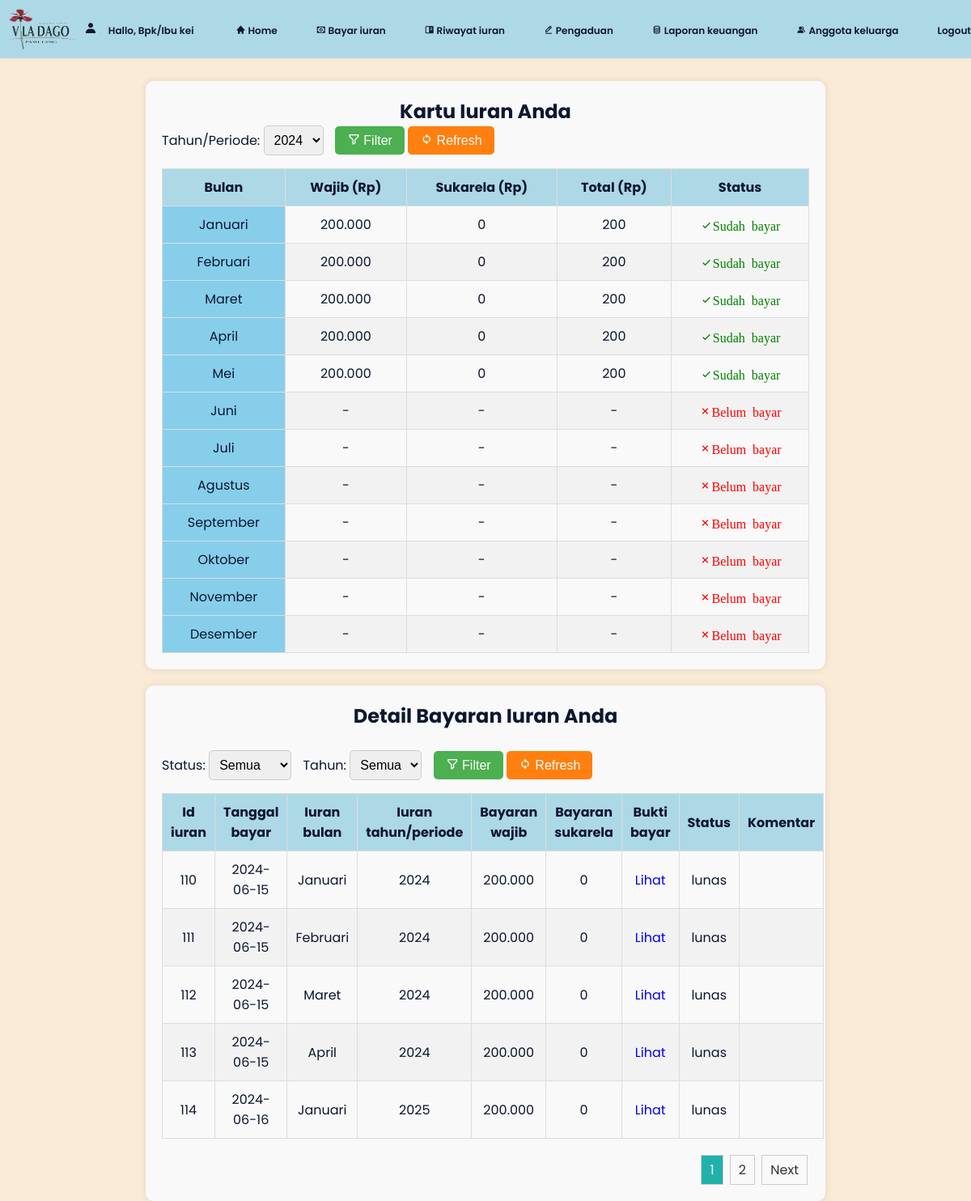
Screenshot of /warga/riwayat_pembayaran.php (signed in) with the database file from the repository.
### tables this page shows
CREATE TABLE `pembayaran_iuran` (
  `pembayaran_iuran_id` int(255) NOT NULL,
  `user_id` int(255) NOT NULL,
  `nama_kk` varchar(255) NOT NULL,
  `tanggal` varchar(255) NOT NULL,
  `bulan` varchar(255) NOT NULL,
  `tahun` varchar(255) NOT NULL,
  `bayaran_wajib` varchar(255) NOT NULL,
  `bayaran_sukarela` varchar(255) DEFAULT NULL,
  `bukti_bayar` varchar(255) NOT NULL,
  `status` varchar(255) NOT NULL,
  `komentar` varchar(255) NOT NULL
);

### warga/riwayat_pembayaran.php (the view, shortened to what this page needs)
<?php
include('../database.php');
if (isset($_SESSION['nama'])) {
    $nama = $_SESSION['nama'];
} else {
    $nama = 'nama';
}
$user_id = $_SESSION['user_id'];
$selectedYear = isset($_GET['tahun']) ? $_GET['tahun'] : date('Y');
$queryPayments = "SELECT bulan, tahun, bayaran_wajib, bayaran_sukarela, status FROM pembayaran_iuran WHERE tahun = '$selectedYear' AND status = 'lunas' AND user_id = '$user_id'";
$resultPayments = mysqli_query($con, $queryPayments);
$payments = [];
while ($rowPayment = mysqli_fetch_assoc($resultPayments)) {
    $month = $rowPayment['bulan'];
    $payments[$month] = $rowPayment;
}
$months = [
    'Januari', 'Februari', 'Maret', 'April', 'Mei', 'Juni',
    'Juli', 'Agustus', 'September', 'Oktober', 'November', 'Desember'
];
$queryRiwayat = "SELECT * FROM pembayaran_iuran WHERE user_id = '$user_id'";
$resultRiwayat = mysqli_query($con, $queryRiwayat);
$totalRows = mysqli_num_rows($resultRiwayat);
$rowsPerPage = 5;
$totalPages = ceil($totalRows / $rowsPerPage);
$currentPage = isset($_GET['page']) ? intval($_GET['page']) : 1;
$offset = ($currentPage - 1) * $rowsPerPage;
$queryRiwayat .= " LIMIT $offset, $rowsPerPage";
$resultRiwayat = mysqli_query($con, $queryRiwayat);
?>
<!DOCTYPE html>
<html lang="en">
<head>
	<link href='https://unpkg.com/boxicons@2.0.9/css/boxicons.min.css' rel='stylesheet'>
	<link rel="stylesheet" type="text/css" href="../styles.css">
</head>
<body>
    <header class="l-header">
            <nav class="nav bd-grid">
            <img src="../gambar/logoviladago.png" alt="" width="100px">
                <div>
                <i class='bx bxs-user'></i>
                    <a href="kelola_profil.php" class="nav__logo">Hallo, Bpk/Ibu <?php echo htmlspecialchars($nama); ?></a>
                </div>
                <div class="nav__menu" id="nav-menu">
                    <ul class="nav__list">
                        <li class="nav__item"><a href="dashboard_warga.php" class="nav__link"><i class='bx bxs-home'></i> Home</a></li>
                        <li class="nav__item"><a href="bayar_iuran.php" class="nav__link"><i class='bx bx-money'></i> Bayar iuran</a></li>
                        <li class="nav__item"><a href="riwayat_pembayaran.php" class="nav__link"><i class='bx bxs-book-content'></i> Riwayat iuran</a></li>
                        <li class="nav__item"><a href="pengaduan_warga.php" class="nav__link"><i class='bx bx-edit-alt'></i> Pengaduan</a></li>
                        <li class="nav__item"><a href="keuangan_warga.php" class="nav__link"><i class='bx bx-coin-stack'></i> Laporan keuangan</a></li>
                        <li class="nav__item"><a href="anggota_keluarga.php" class="nav__link"><i class='bx bxs-group'></i> Anggota keluarga</a></li>
                        <li class="nav__item"><a href="logout_warga.php" class="nav__link">Logout</a></li>
                    </ul>
                </div>
            </nav>
        </header>
<section id="content">
<main>
<div class="table-data1">
    <div class="order">
        <h2 style="text-align: center;">Kartu Iuran Anda</h2>
        <div class="head">
            <form action="" method="GET">
                <label for="tahun">Tahun/Periode:</label>
                <select name="tahun" id="tahun">
                    <?php
                    $queryTahun = "SELECT DISTINCT tahun FROM pembayaran_iuran ORDER BY tahun DESC";
                    $resultTahun = mysqli_query($con, $queryTahun);
                    while ($rowTahun = mysqli_fetch_assoc($resultTahun)) {
                        $tahun = $rowTahun['tahun'];
                        $selected = $tahun == $selectedYear ? 'selected' : '';
                        echo "<option value='$tahun' $selected>$tahun</option>";
                    }
                    ?>
                </select>
                <button type="submit">
                    <i class='bx bx-filter-alt'></i>
                    Filter
                </button>
                <button type="button" class="refresh" onclick="refreshPage()">
						<i class='bx bx-sync'></i>
						Refresh</button>
            </form>
        </div>
        <table>
            <thead>
                <tr>
                    <th>Bulan</th>
                    <th>Wajib (Rp)</th>
                    <th>Sukarela (Rp)</th>
                    <th>Total (Rp)</th>
                    <th>Status</th>
                </tr>
            </thead>
            <tbody>
                <?php
                foreach ($months as $month) {
                    echo "<tr>";
                    echo "<td class='month-column'>$month</td>";
                    if (isset($payments[$month])) {
                        $bayaranWajib = $payments[$month]['bayaran_wajib'];
                        $bayaranSukarela = $payments[$month]['bayaran_sukarela'];
                        $total = $bayaranWajib + $bayaranSukarela;
                        echo "<td>$bayaranWajib</td>";
                        echo "<td>$bayaranSukarela</td>";
                        echo "<td>$total</td>";
                        echo "<td><i class='bx bx-check green-icon'>Sudah bayar</i></td>";
                    } else {
                        echo "<td>-</td>";
                        echo "<td>-</td>";
                        echo "<td>-</td>";
                        echo "<td><i class='bx bx-x red-icon'>Belum bayar</i></td>";
                    }
                    echo "</tr>";
                }
                ?>
            </tbody>
        </table>
    </div>
</div>
		<div class="table-data2">
				<div class="order">
				<h2 style="text-align: center;">Detail Bayaran Iuran Anda</h2><br>
					<div class="head">
					<form action="" method="GET">
						<label for="status">Status:</label>
						<select name="status" id="status">
							<option value="">Semua</option>
						</select>
						<label for="tahun">Tahun:</label>
						<select name="tahun" id="tahun">
						<option value="">Semua</option>
						</select>
						<button type="submit">
						<i class='bx bx-filter-alt'></i>
						Filter</button>
						<button type="button" class="refresh" onclick="refreshPage()">
						<i class='bx bx-sync'></i>
						Refresh</button>
					</form>
					</div>
					<table>
						<thead>
							<tr>
								<th>Id iuran</th>
								<th>Tanggal bayar</th>
								<th>Iuran bulan</th>
								<th>Iuran tahun/periode</th>
                                <th>Bayaran wajib</th>
                                <th>Bayaran sukarela</th>
                                <th>Bukti bayar</th>
                                <th>Status</th>
								<th>Komentar</th>
							</tr>
						</thead>
						<tbody>
						<?php
                    while ($row = mysqli_fetch_assoc($resultRiwayat)) {
                        echo "<tr>";
						echo "<td>" . $row['pembayaran_iuran_id'] . "</td>";
                        echo "<td>" . $row['tanggal'] . "</td>";
                        echo "<td>" . $row['bulan'] . "</td>";
                        echo "<td>" . $row['tahun'] . "</td>";
                        echo "<td>" . $row['bayaran_wajib'] . "</td>";
                        echo "<td>" . $row['bayaran_sukarela'] . "</td>";
                        echo "<td><a href='" . $row['bukti_bayar'] . "'>Lihat</a></td>";
						echo "<td>" . $row['status'] . "</td>";
						echo "<td>" . $row['komentar'] . "</td>";
                        echo "</tr>";
                    }
                    ?>
						</tbody>
					</table>
				<div class="pagination">
					<?php for ($i = 1; $i <= $totalPages; $i++) : ?>
						<a href="?page=<?php echo $i; ?>" <?php if ($currentPage == $i) echo 'class="active"'; ?>><?php echo $i; ?></a>
					<?php endfor; ?>
					<?php if ($currentPage < $totalPages) : ?>
						<a href="?page=<?php echo $currentPage + 1; ?>">Next</a>
					<?php endif; ?>
				</div>
				</div>
			</div>
		</main>
	</section>
</body>
</html>

### styles.css (style rules this page uses)
:root { --header-height: 3rem; --font-semi: 600; --hue-color: 224; --first-color: hsl(var(--hue-color), 89%, 60%); --second-color: hsl(var(--hue-color), 56%, 12%); --body-font: "Poppins", sans-serif; --big-font-size: 2rem; --h2-font-size: 1.25rem; --normal-font-size: .938rem; --smaller-font-size: .75rem; --mb-2: 1rem; --mb-4: 2rem; --mb-5: 2.5rem; --mb-6: 3rem; --z-back: -10; --z-fixed: 100; }
@media screen and (min-width: 968px) { :root { --big-font-size: 3.5rem; --h2-font-size: 2rem; --normal-font-size: 1rem; --smaller-font-size: .875rem; } }
html { scroll-behavior: smooth; }
body { margin: var(--header-height) 0 0 0; font-family: var(--body-font); font-size: var(--normal-font-size); color: var(--second-color); background-color: antiquewhite; }
h1, h2, p { margin: 0; }
ul { margin: 0; padding: 0; list-style: none; }
a { text-decoration: none; }
img { max-width: 100%; height: 75px; display: block; }
.bd-grid { max-width: 1205px; display: grid; margin-left: var(--mb-2); margin-right: var(--mb-2); }
.l-header { width: 100%; position: fixed; top: 0; left: 0; z-index: var(--z-fixed); background-color: lightblue; box-shadow: 0 1px 4px rgba(146, 161, 176, 0.15); }
.nav { height: var(--header-height); display: flex; justify-content: space-between; align-items: center; font-weight: var(--font-semi); }
.nav__item { margin-bottom: var(--mb-4); }
.nav__link { position: relative; color: #fff; }
.nav__logo { color: var(--second-color); }
@media screen and (min-width: 768px) { body { margin: 0; } }
@media screen and (min-width: 768px) { .nav { height: calc(var(--header-height) + 1.5rem); } }
@media screen and (min-width: 768px) { .nav__list { display: flex; padding-top: 0; } }
@media screen and (min-width: 768px) { .nav__item { margin-left: var(--mb-6); margin-bottom: 0; } }
@media screen and (min-width: 768px) { .nav__link { color: var(--second-color); } }
@media screen and (min-width: 992px) { .bd-grid { margin-left: auto; margin-right: auto; } }

### warga/riwayat_pembayaran.php (style rules this page uses)
table { width: 100%; border-collapse: collapse; }
.table-data1 { margin-top: 100px; }
.table-data2 { margin-top: 20px; }
th, td { padding: 10px; text-align: center; border: 1px solid #ddd; }
th { text-align: center; background-color: lightblue; }
tr:nth-child(even) { background-color: #f2f2f2; }
select { padding: 8px; border-radius: 5px; border: 1px solid #ccc; font-size: 16px; margin-right: 10px; }
button { padding: 8px 15px; border: none; border-radius: 5px; background-color: #4CAF50; color: white; font-size: 16px; cursor: pointer; }
button.refresh { padding: 8px 15px; border: none; border-radius: 5px; background-color: #ff7f0f; color: white; font-size: 16px; cursor: pointer; }
.pagination { margin-top: 20px; text-align: right; }
.pagination a { display: inline-block; padding: 5px 10px; margin: 0 2px; border: 1px solid #ccc; text-decoration: none; color: #333; }
.pagination a.active { background-color: lightseagreen; color: white; }
.month-column { text-align: center; background-color: #87CEEB; }
.red-icon { color: red; }
.green-icon { color: green; }
.order { background-color: #f9f9f9; padding: 20px; border-radius: 10px; box-shadow: 0 0 10px rgba(0, 0, 0, 0.1); width: 70%; margin: 0 auto; overflow-x: auto; }
.nav__link { font-size: 12px; }
.nav__logo { font-size: 12px; margin-left: 10px; }

### rows the page displays
pembayaran_iuran: month "Januari", bayaran_wajib "200.000", bayaran_sukarela "0", total "200", pembayaran_iuran_id "110", tanggal "2024-06-15", bulan "Januari", tahun "2024", status "lunas"
pembayaran_iuran: month "Februari", bayaran_wajib "200.000", bayaran_sukarela "0", total "200", pembayaran_iuran_id "111", tanggal "2024-06-15", bulan "Februari", tahun "2024", status "lunas"
pembayaran_iuran: month "Maret", bayaran_wajib "200.000", bayaran_sukarela "0", total "200", pembayaran_iuran_id "112", tanggal "2024-06-15", bulan "Maret", tahun "2024", status "lunas"
pembayaran_iuran: month "April", bayaran_wajib "200.000", bayaran_sukarela "0", total "200", pembayaran_iuran_id "113", tanggal "2024-06-15", bulan "April", tahun "2024", status "lunas"
pembayaran_iuran: month "Mei", bayaran_wajib "200.000", bayaran_sukarela "0", total "200"
pembayaran_iuran: pembayaran_iuran_id "114", tanggal "2024-06-16", bulan "Januari", tahun "2025", bayaran_wajib "200.000", bayaran_sukarela "0", status "lunas"

### other values shown
$nama "kei"
$month "Juni"
$month "Juli"
$month "Agustus"
$month "September"
$month "Oktober"
$month "November"
$month "Desember"
form field tahun "2024"
